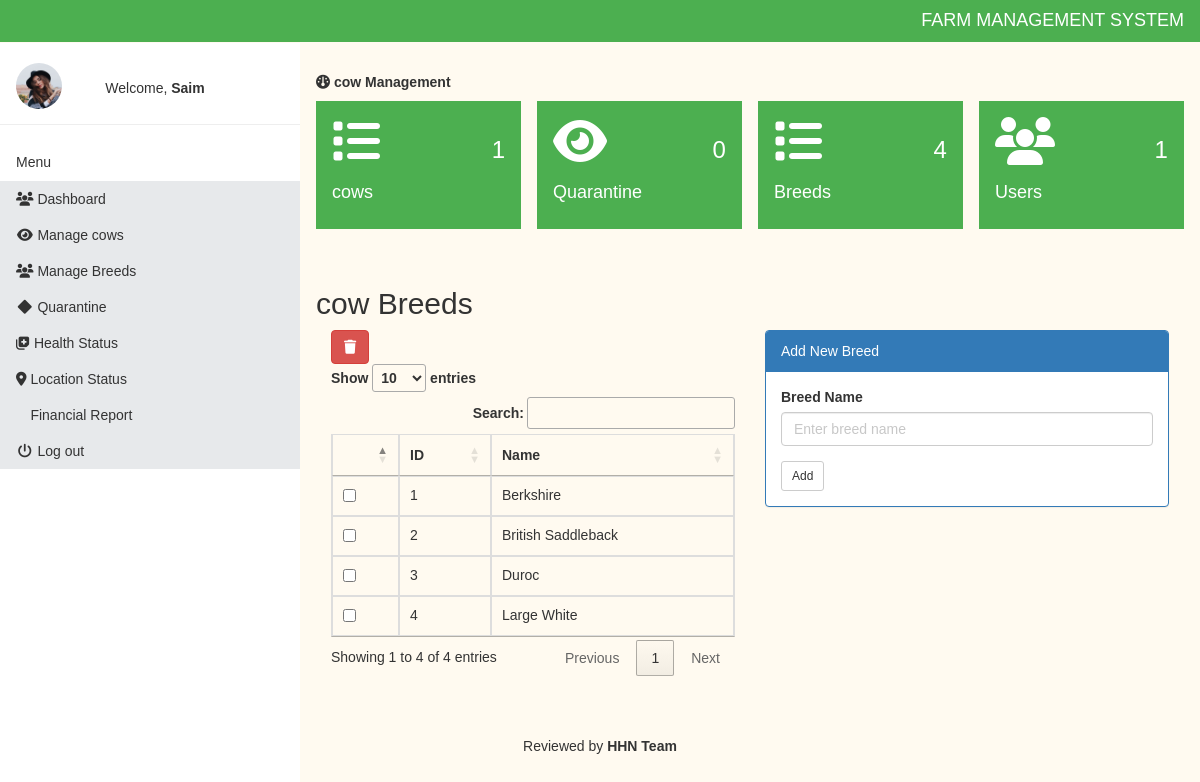
Page /manage-breed.php (signed in) on the committed database.
### tables this page shows
CREATE TABLE IF NOT EXISTS `breed` (
  `id` int(11) NOT NULL AUTO_INCREMENT,
  `name` varchar(255) NOT NULL,
  PRIMARY KEY (`id`)
);

### manage-breed.php (the view, shortened to what this page needs)
<?php include 'setting/system.php'; ?>
<?php include 'theme/head.php'; ?>
<?php include 'theme/sidebar.php'; ?>
<?php
if (isset($_SESSION['id']) && isset($_SESSION['user_name'])) {
 ?>
<div class="w3-main" style="margin-left:300px;margin-top:43px;">
  <header class="w3-container" style="padding-top:22px">
    <h5><b><i class="fa fa-dashboard"></i> cow Management</b></h5>
  </header>
 <?php include 'inc/data.php'; ?>
 <div class="w3-container" style="padding-top:22px">
	 <div class="w3-row">
	 	<h2>cow Breeds</h2>
	 	<div class="col-md-6">
	 		<a title="Check to delete from list" data-toggle="modal" data-target="#_removed" id="delete"  class="btn btn-danger"><i class="fa fa-trash"></i>
			</a>
	 		<form method="post" action="delete_breed.php">
	 		<table class="table table-hover table-bordered" id="table">
	 			<thead>
	 				<tr>
	 					<th></th>
	 					<th>ID</th>
	 					<th>Name</th>
	 				</tr>
	 			</thead>
	 			<tbody>
	 				<?php
	 				$get = $db->query("SELECT * FROM breed");
	 				$res = $get->fetchAll(PDO::FETCH_OBJ);
	 				foreach($res as $n){ ?>
                         <tr>
                         	<td>
                         		<input type="checkbox" name="selector[]" value="<?php echo $n->id ?>">
                         	</td>
                         	<td> <?php echo $n->id; ?> </td>
                         	<td>  <?php echo $n->name; ?> </td>
                         </tr>
	 				<?php }
	 				?>
	 			</tbody>
	 		</table>
	 	</form>
	 	</div>
	 	<div class="col-md-6">
	 		<div class="panel panel-primary">
	 			<div class="panel-heading">Add New Breed</div>
	 			<div class="panel-body">
	 				<form method="post">
	 					<div class="form-group">
	 						<label class="control-label">Breed Name</label>
	 						<input type="text" name="breed" class="form-control" placeholder="Enter breed name">
	 					</div>
	 					<button class="btn btn-sm btn-default" type="submit" name="submit">Add</button>
	 				</form>
	 			</div>
	 		</div>
	 	</div>
	 	 </div>
</div>
</div>
<?php
	}
	else
	{
		header("Location: index.php");
     exit();
	}
	include 'theme/foot.php'; ?>

### theme/head.php (style rules this page uses)
body { font-family: 'arial'; background-color: floralwhite; }

### rows in the picture
breed: id "1", name "Berkshire"
breed: id "2", name "British Saddleback"
breed: id "3", name "Duroc"
breed: id "4", name "Large White"

### other values in the picture
NAME_X "FARM MANAGEMENT SYSTEM"
$_SESSION['user_name'] "Saim"
$pCount "1"
$qCount "0"
$bCount "4"
$uCount "1"
